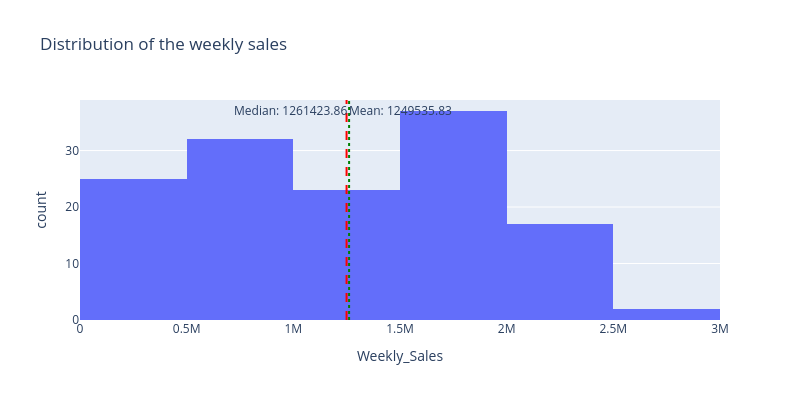

The notebook cell this image was saved under:
### Markdown cell above
### <a id='toc1_6_1_'></a>[Weekly sales](#toc0_)

### Code cell
# Calculate mean and median
mean_sales = df_cleaned_target['Weekly_Sales'].mean()
median_sales = df_cleaned_target['Weekly_Sales'].median()
fig = px.histogram(df_cleaned_target, x='Weekly_Sales', nbins=8, title='Distribution of the weekly sales', **GRAPH_SIZE_PARAMETERS)
# Add a vertical line for the mean
fig.add_vline(x=mean_sales, line_dash="dash", line_color="red",
              annotation_text=f"Mean: {mean_sales:.2f}",
              annotation_position="top right")

# Add a vertical line for the median
fig.add_vline(x=median_sales, line_dash="dot", line_color="green",
              annotation_text=f"Median: {median_sales:.2f}",
              annotation_position="top left")

fig.show()

### Figure 1 — Plotly figure (JSON) as saved in the notebook; plotly's stock layout.template omitted (floating-point values rounded to 4 significant figures; data arrays with more than 128 entries replaced by an {"elided": "..."} marker saying what was removed)
{"data": [{"bingroup": "x", "hovertemplate": "Weekly_Sales=%{x}<br>count=%{y}<extra></extra>", "legendgroup": "", "marker": {"color": "#636efa", "pattern": {"shape": ""}}, "name": "", "nbinsx": 8, "orientation": "v", "showlegend": false, "type": "histogram", "x": {"elided": "136 float values"}, "xaxis": "x", "yaxis": "y"}], "layout": {"annotations": [{"showarrow": false, "text": "Mean: 1249535.83", "x": 1250000.0, "xanchor": "left", "xref": "x", "y": 1, "yanchor": "top", "yref": "y domain"}, {"showarrow": false, "text": "Median: 1261423.86", "x": 1261000.0, "xanchor": "right", "xref": "x", "y": 1, "yanchor": "top", "yref": "y domain"}], "barmode": "relative", "height": 400, "legend": {"tracegroupgap": 0}, "shapes": [{"line": {"color": "red", "dash": "dash"}, "type": "line", "x0": 1250000.0, "x1": 1250000.0, "xref": "x", "y0": 0, "y1": 1, "yref": "y domain"}, {"line": {"color": "green", "dash": "dot"}, "type": "line", "x0": 1261000.0, "x1": 1261000.0, "xref": "x", "y0": 0, "y1": 1, "yref": "y domain"}], "title": {"text": "Distribution of the weekly sales"}, "width": 800, "xaxis": {"anchor": "y", "domain": [0, 1], "title": {"text": "Weekly_Sales"}}, "yaxis": {"anchor": "x", "domain": [0, 1], "title": {"text": "count"}}}}
